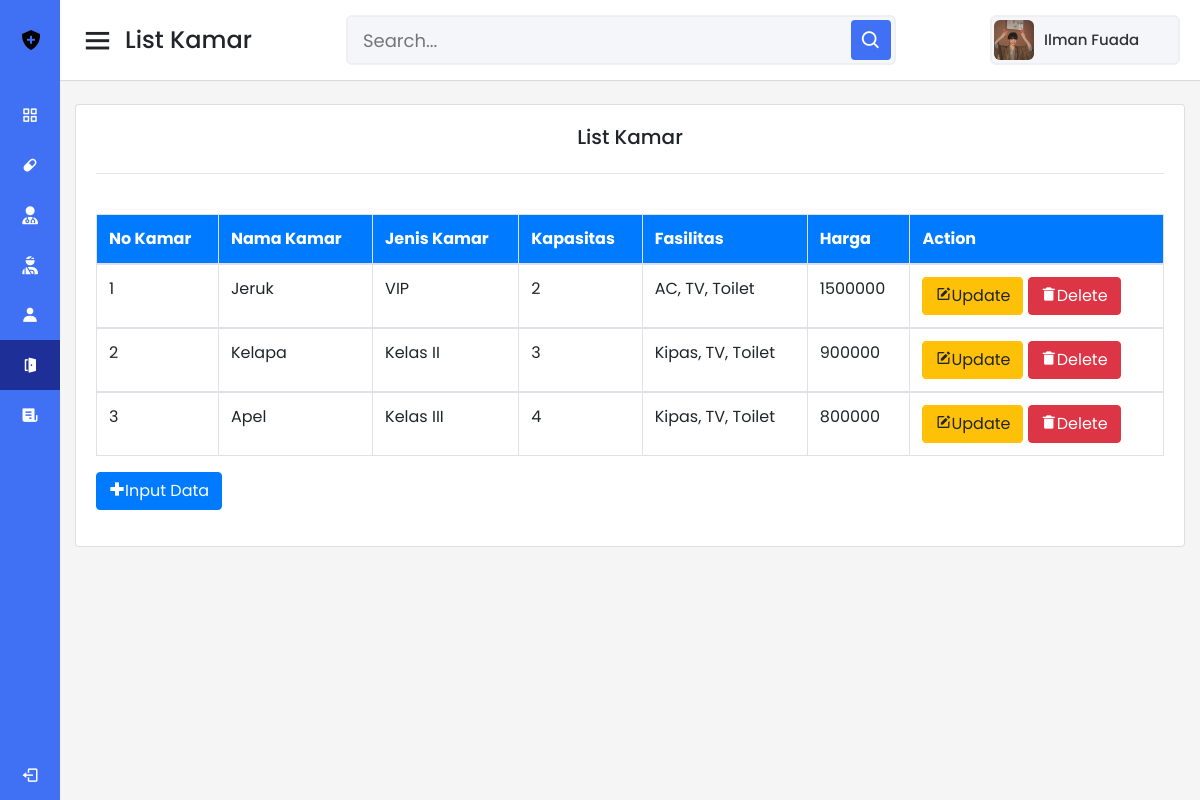
Page /kamar.php on the committed database.
### tables this page shows
CREATE TABLE `kamar` (
  `no_kamar` int(11) NOT NULL AUTO_INCREMENT,
  `nama_kamar` varchar(50) DEFAULT NULL,
  `jenis_kamar` varchar(50) DEFAULT NULL,
  `kapasitas` int(5) DEFAULT NULL,
  `fasilitas` varchar(50) DEFAULT NULL,
  `harga` int(10) DEFAULT NULL,
  PRIMARY KEY (`no_kamar`)
);

### kamar.php (the view, shortened to what this page needs)
<!DOCTYPE html>
<html lang="en">
<head>
  <link rel="stylesheet" href="dash.css">
  <link href='https://unpkg.com/boxicons@2.0.7/css/boxicons.min.css' rel='stylesheet'>
  <link rel="stylesheet" href="https://cdnjs.cloudflare.com/ajax/libs/font-awesome/6.2.1/css/all.min.css">
  <link rel="stylesheet" href="https://cdn.jsdelivr.net/npm/bootstrap@4.6.2/dist/css/bootstrap.min.css">
</head>
<body>
  <div class="sidebar">
    <div class="logo-details">
      <img src="gambar/shield-solid.png" alt="" class="mr-3 ml-2">
      <span class="logo_name">DOKi</span>
    </div>
    <ul class="nav-links">
      <li>
        <a href="dashboard.html">
          <i class='bx bx-grid-alt' ></i>
          <span class="links_name">Dashboard</span>
        </a>
      </li>
      <li>
        <a href="obat.php">
          <i class='bx bxs-capsule'></i>
          <span class="links_name">Informasi Obat</span>
        </a>
      </li>
      <li>
        <a href="dokter.php">
          <i class="fa-solid fa-user-doctor"></i>
          <span class="links_name">Informasi Dokter</span>
        </a>
      </li>
      <li>
        <a href="pasien.php">
          <i class="fa-solid fa-user-injured"></i>
          <span class="links_name">Informasi Pasien</span>
        </a>
      </li>
      <li>
        <a href="perawat.php">
          <i class='bx bxs-user'></i>
          <span class="links_name">Informasi Perawat</span>
        </a>
      </li>
      <li>
        <a href="kamar.php" class="active">
          <i class='bx bxs-door-open'></i>
          <span class="links_name">Informasi Kamar</span>
        </a>
      </li>
      <li>
        <a href="medis.php">
          <i class='bx bxs-receipt'></i>
          <span class="links_name">Riwayat Rekam Medis</span>
        </a>
      </li>
      <li class="log_out">
        <a href="index.html">
          <i class='bx bx-log-out'></i>
          <span class="links_name">Log out</span>
        </a>
      </li>
    </ul>
  </div>
  <section class="home-section">
    <nav>
      <div class="sidebar-button">
        <i class='bx bx-menu sidebarBtn'></i>
        <span class="dashboard">List Kamar</span>
      </div>
      <div class="search-box">
        <input type="text" placeholder="Search...">
        <i class='bx bx-search' ></i>
      </div>
      <div class="profile-details">
        <img src="gambar/potrait.jpg" alt="">
        <span class="admin_name">Ilman Fuada</span>
      </div>
    </nav>
    <div class="home-content">
      <div class="container">
        <div class="card">
          <div class="card-body">
            <h5 class="card-title mb-4" style="text-align: center;">List Kamar</h5>
            <hr>
            <?php
            include "koneksi.php";
            ?>
            <table class="table table-bordered table-hover">
              <br>
              <thead class="bg-primary text-white">
                <tr>
                  <th>No Kamar</th>
                  <th>Nama Kamar</th>
                  <th>Jenis Kamar</th>
                  <th>Kapasitas</th>
                  <th>Fasilitas</th>
                  <th>Harga</th>
                  <th>Action</th>
                </tr>
              </thead>
              <?php
              include "koneksi.php";
              $sql="select*from kamar order by harga desc";
              $hasil=mysqli_query($kon,$sql);
              $no=0;
              while ($data = mysqli_fetch_array($hasil)) {
                $no++;
                ?>
                <tbody>
                  <tr>
                    <td><?php echo $no;?></td>
                    <td><?php echo $data["nama_kamar"]; ?></td>
                    <td><?php echo $data["jenis_kamar"]; ?></td>
                    <td><?php echo $data["kapasitas"]; ?></td>
                    <td><?php echo $data["fasilitas"]; ?></td>
                    <td><?php echo $data["harga"]; ?></td>
                    <td>
                      <a href="kamaru.php?no_kamar=<?php echo htmlspecialchars($data['no_kamar']); ?>" class="btn btn-warning" role="button"><i class='bx bxs-edit'></i>Update</a>
                      <a href="<?php echo htmlspecialchars($_SERVER["PHP_SELF"]); ?>?no_kamar=<?php echo $data['no_kamar']; ?>" class="btn btn-danger" role="button"><i class='bx bxs-trash-alt'></i>Delete</a>
                    </td>
                  </tr>
                </tbody>
                <?php
              }
              ?>
            </table>
            <a href="kamarc.php" class="btn btn-primary mb-3" role="button"><i class='bx bx-plus-medical' ></i>Input Data</a>
          </div>
        </div>
      </div>
    </div>
  </section>
</body>
</html>

### dash.css (style rules this page uses)
* { margin: 0; padding: 0; box-sizing: border-box; font-family: 'Poppins', sans-serif; }
.sidebar { position: fixed; height: 100%; width: 240px; background: #4070f4; transition: all 0.5s ease; }
.sidebar .logo-details { height: 80px; display: flex; align-items: center; margin-left: 11px; }
.sidebar .logo-details .logo_name { color: #fff; font-size: 24px; font-weight: 500; font-family: viga; }
.sidebar .nav-links { margin-top: 10px; }
.sidebar .nav-links li { position: relative; list-style: none; height: 50px; }
.sidebar .nav-links li a { height: 100%; width: 100%; display: flex; align-items: center; text-decoration: none; transition: all 0.4s ease; }
.sidebar .nav-links li a.active { background: #1E2F97; }
.sidebar .nav-links li i { min-width: 60px; text-align: center; font-size: 18px; color: #fff; }
.sidebar .nav-links li a .links_name { color: #fff; font-size: 15px; font-weight: 400; white-space: nowrap; }
.sidebar .nav-links .log_out { position: absolute; bottom: 0; width: 100%; }
.home-section { position: relative; background: #f5f5f5; min-height: 100vh; width: calc(100% - 240px); left: 240px; transition: all 0.5s ease; }
.home-section nav { display: flex; justify-content: space-between; height: 80px; background: #fff; display: flex; align-items: center; position: fixed; width: calc(100% - 240px); left: 240px; z-index: 100; padding: 0 20px; box-shadow: 0 1px 1px rgba(0, 0, 0, 0.1); transition: all 0.5s ease; }
.home-section nav .sidebar-button { display: flex; align-items: center; font-size: 24px; font-weight: 500; }
nav .sidebar-button i { font-size: 35px; margin-right: 10px; }
.home-section nav .search-box { position: relative; height: 50px; max-width: 550px; width: 100%; margin: 0 20px; }
nav .search-box input { height: 100%; width: 100%; outline: none; background: #F5F6FA; border: 2px solid #EFEEF1; border-radius: 6px; font-size: 18px; padding: 0 15px; }
nav .search-box .bx-search { position: absolute; height: 40px; width: 40px; background: #4070f4; right: 5px; top: 50%; transform: translateY(-50%); border-radius: 4px; line-height: 40px; text-align: center; color: #fff; font-size: 22px; transition: all 0.4 ease; }
.home-section nav .profile-details { display: flex; align-items: center; background: #F5F6FA; border: 2px solid #EFEEF1; border-radius: 6px; height: 50px; min-width: 190px; padding: 0 15px 0 2px; }
nav .profile-details img { height: 40px; width: 40px; border-radius: 6px; object-fit: cover; }
nav .profile-details .admin_name { font-size: 15px; font-weight: 500; color: #333; margin: 0 10px; white-space: nowrap; }
.home-section .home-content { position: relative; padding-top: 104px; }
@media (max-width: 1240px) { .sidebar { width: 60px; } }
@media (max-width: 1240px) { .home-section { width: calc(100% - 60px); left: 60px; } }
@media (max-width: 1240px) { .home-section nav { width: calc(100% - 60px); left: 60px; } }

### rows in the picture
kamar: nama_kamar "Jeruk", jenis_kamar "VIP", kapasitas "2", fasilitas "AC, TV, Toilet", harga "1500000"
kamar: nama_kamar "Kelapa", jenis_kamar "Kelas II", kapasitas "3", fasilitas "Kipas, TV, Toilet", harga "900000"
kamar: nama_kamar "Apel", jenis_kamar "Kelas III", kapasitas "4", fasilitas "Kipas, TV, Toilet", harga "800000"
